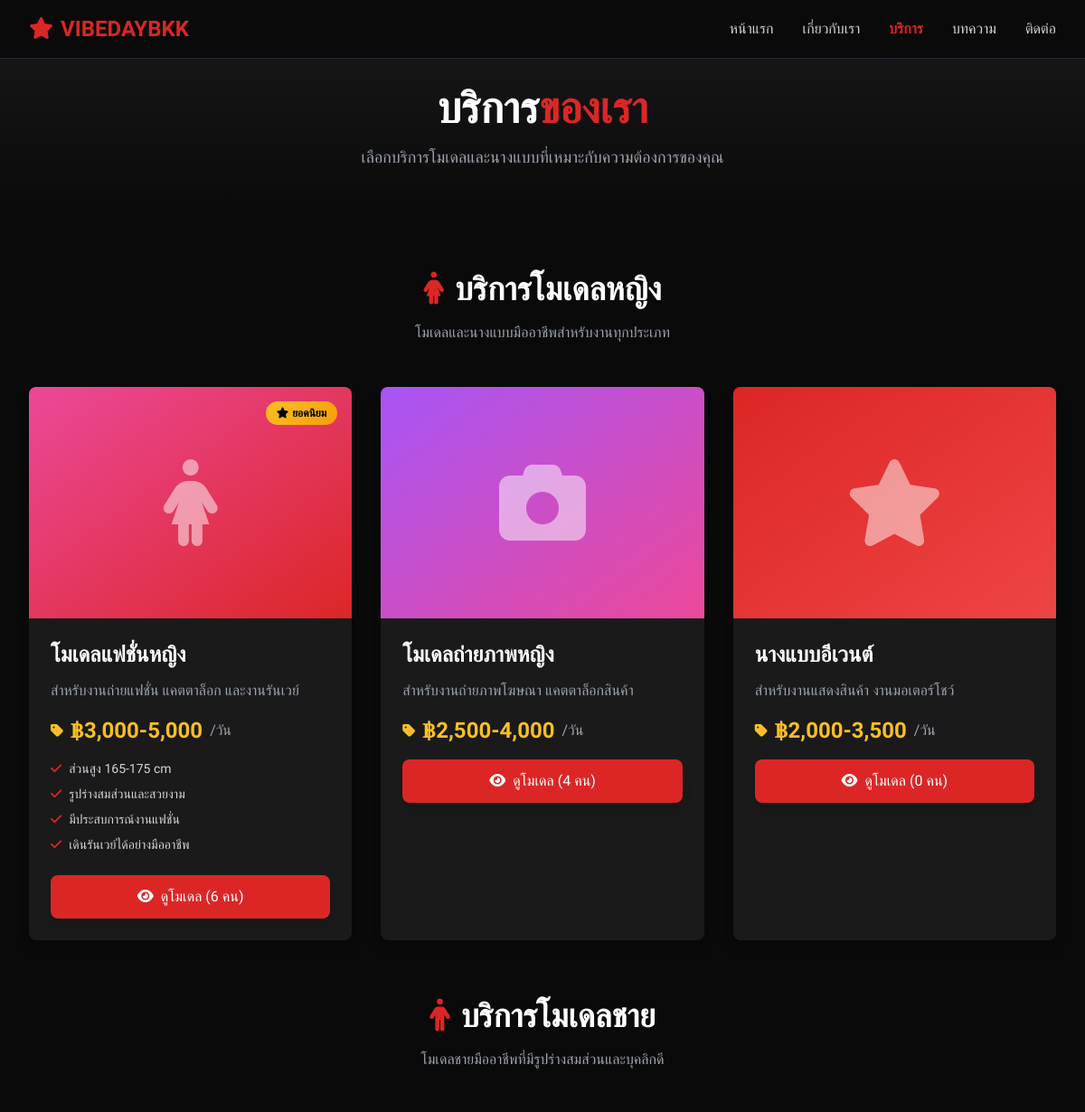
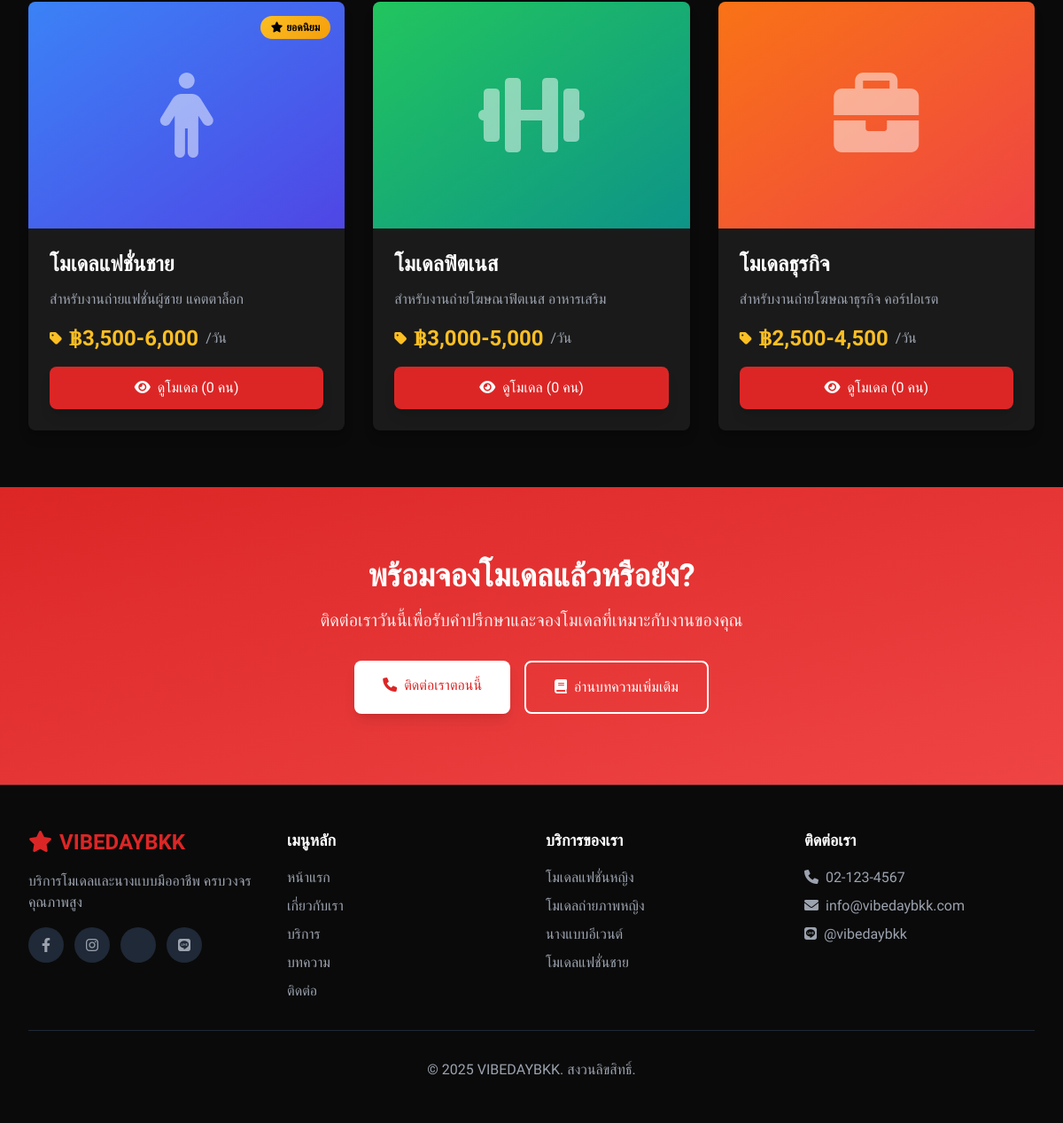
/services.php, run on the app's committed database (2 pictures, top to bottom).
### tables this page shows
CREATE TABLE IF NOT EXISTS categories (
    id INT AUTO_INCREMENT PRIMARY KEY,
    code VARCHAR(50) NOT NULL UNIQUE,
    name VARCHAR(100) NOT NULL,
    name_en VARCHAR(100),
    description TEXT,
    icon VARCHAR(50),
    color VARCHAR(50),
    gender ENUM('female', 'male', 'all') DEFAULT 'all',
    price_min DECIMAL(10,2),
    price_max DECIMAL(10,2),
    sort_order INT DEFAULT 0,
    status ENUM('active', 'inactive') DEFAULT 'active',
    created_at TIMESTAMP DEFAULT CURRENT_TIMESTAMP,
    updated_at TIMESTAMP DEFAULT CURRENT_TIMESTAMP ON UPDATE CURRENT_TIMESTAMP
);

CREATE TABLE IF NOT EXISTS model_requirements (
    id INT AUTO_INCREMENT PRIMARY KEY,
    category_id INT NOT NULL,
    requirement TEXT NOT NULL,
    sort_order INT DEFAULT 0,
    created_at TIMESTAMP DEFAULT CURRENT_TIMESTAMP,
    FOREIGN KEY (category_id) REFERENCES categories(id) ON DELETE CASCADE
);

### services.php (the view, shortened to what this page needs)
<?php
require_once 'includes/config.php';
$settings = [];
$result = db_get_rows($conn, "SELECT * FROM settings");
foreach ($result as $row) {
    $settings[$row['setting_key']] = $row['setting_value'];
}
$categories = db_get_rows($conn, "
    SELECT c.*,
    (SELECT COUNT(*) FROM models WHERE category_id = c.id AND status = 'available') as available_count
    FROM categories c
    WHERE c.status = 'active'
    ORDER BY c.sort_order ASC
");
$female_categories = array_filter($categories, fn($c) => $c['gender'] == 'female');
$male_categories = array_filter($categories, fn($c) => $c['gender'] == 'male');
?>
<!DOCTYPE html>
<html lang="th">
<head>
    <link href="https://cdnjs.cloudflare.com/ajax/libs/font-awesome/6.0.0/css/all.min.css" rel="stylesheet">
    <script src="https://cdn.tailwindcss.com"></script>
</head>
<body class="bg-dark text-white font-kanit">
    <nav class="fixed top-0 w-full bg-dark/95 backdrop-blur-sm z-50 border-b border-gray-800">
        <div class="max-w-7xl mx-auto px-4 sm:px-6 lg:px-8">
            <div class="flex justify-between items-center h-16">
                <div class="flex items-center">
                    <a href="index.php" class="text-2xl font-bold text-red-primary">
                        <?php echo get_logo($settings); ?>
                    </a>
                </div>
                <div class="hidden md:block">
                    <div class="ml-10 flex items-baseline space-x-8">
                        <a href="index.php" class="nav-link text-gray-300 hover:text-red-primary transition-colors duration-300">หน้าแรก</a>
                        <a href="index.php#about" class="nav-link text-gray-300 hover:text-red-primary transition-colors duration-300">เกี่ยวกับเรา</a>
                        <a href="services.php" class="nav-link active text-white hover:text-red-primary transition-colors duration-300">บริการ</a>
                        <a href="articles.php" class="nav-link text-gray-300 hover:text-red-primary transition-colors duration-300">บทความ</a>
                        <a href="index.php#contact" class="nav-link text-gray-300 hover:text-red-primary transition-colors duration-300">ติดต่อ</a>
                    </div>
                </div>
            </div>
        </div>
    </nav>
    <section class="pt-24 pb-12 bg-gradient-to-b from-dark-light to-dark">
        <div class="max-w-7xl mx-auto px-4 sm:px-6 lg:px-8">
            <div class="text-center">
                <h1 class="text-4xl md:text-5xl font-bold mb-4">บริการ<span class="text-red-primary">ของเรา</span></h1>
                <p class="text-gray-400 text-lg">เลือกบริการโมเดลและนางแบบที่เหมาะกับความต้องการของคุณ</p>
            </div>
        </div>
    </section>
    <section class="py-16 bg-dark">
        <div class="max-w-7xl mx-auto px-4 sm:px-6 lg:px-8">
            <?php if (!empty($female_categories)): ?>
            <div class="mb-16">
                <div class="text-center mb-12">
                    <h2 class="text-3xl md:text-4xl font-bold mb-4">
                        <i class="fas fa-female text-red-primary mr-3"></i>บริการโมเดลหญิง
                    </h2>
                    <p class="text-gray-400">โมเดลและนางแบบมืออาชีพสำหรับงานทุกประเภท</p>
                </div>
                <div class="grid grid-cols-1 md:grid-cols-2 lg:grid-cols-3 gap-8">
                    <?php foreach ($female_categories as $cat): ?>
                    <div class="service-category-card bg-dark-light rounded-lg overflow-hidden shadow-lg relative">
                        <?php if ($cat['sort_order'] <= 1): ?>
                        <span class="badge-popular"><i class="fas fa-star mr-1"></i>ยอดนิยม</span>
                        <?php endif; ?>
                        <div class="service-image">
                            <div class="h-64 bg-gradient-to-br <?php echo $cat['color']; ?> flex items-center justify-center">
                                <i class="fas <?php echo $cat['icon']; ?> text-8xl text-white opacity-50"></i>
                            </div>
                        </div>
                        <div class="p-6">
                            <h3 class="text-2xl font-semibold mb-3"><?php echo $cat['name']; ?></h3>
                            <p class="text-gray-400 mb-4"><?php echo $cat['description']; ?></p>
                            <div class="flex items-center mb-4 text-accent">
                                <i class="fas fa-tag mr-2"></i>
                                <span class="text-2xl font-bold">฿<?php echo number_format($cat['price_min']); ?>-<?php echo number_format($cat['price_max']); ?></span>
                                <span class="text-gray-400 ml-2">/วัน</span>
                            </div>
                            <?php
                            $requirements = db_get_rows($conn, "SELECT * FROM model_requirements WHERE category_id = {$cat['id']} ORDER BY sort_order LIMIT 4");
                            if (!empty($requirements)):
                            ?>
                            <ul class="space-y-2 mb-6 text-sm text-gray-300">
                                <?php foreach ($requirements as $req): ?>
                                <li><i class="fas fa-check text-red-primary mr-2"></i><?php echo $req['requirement']; ?></li>
                                <?php endforeach; ?>
                            </ul>
                            <?php endif; ?>
                            <a href="services-detail.php?category=<?php echo $cat['code']; ?>" class="block w-full bg-red-primary hover:bg-red-light text-center py-3 rounded-lg font-medium transition-all duration-300 shadow-lg hover:shadow-xl">
                                <i class="fas fa-eye mr-2"></i>ดูโมเดล (<?php echo $cat['available_count']; ?> คน)
                            </a>
                        </div>
                    </div>
                    <?php endforeach; ?>
                </div>
            </div>
            <?php endif; ?>
            <?php if (!empty($male_categories)): ?>
            <div>
                <div class="text-center mb-12">
                    <h2 class="text-3xl md:text-4xl font-bold mb-4">
                        <i class="fas fa-male text-red-primary mr-3"></i>บริการโมเดลชาย
                    </h2>
                    <p class="text-gray-400">โมเดลชายมืออาชีพที่มีรูปร่างสมส่วนและบุคลิกดี</p>
                </div>
                <div class="grid grid-cols-1 md:grid-cols-2 lg:grid-cols-3 gap-8">
                    <?php foreach ($male_categories as $cat): ?>
                    <div class="service-category-card bg-dark-light rounded-lg overflow-hidden shadow-lg relative">
                        <?php if ($cat['sort_order'] <= 4): ?>
                        <span class="badge-popular"><i class="fas fa-star mr-1"></i>ยอดนิยม</span>
                        <?php endif; ?>
                        <div class="service-image">
                            <div class="h-64 bg-gradient-to-br <?php echo $cat['color']; ?> flex items-center justify-center">
                                <i class="fas <?php echo $cat['icon']; ?> text-8xl text-white opacity-50"></i>
                            </div>
                        </div>
                        <div class="p-6">
                            <h3 class="text-2xl font-semibold mb-3"><?php echo $cat['name']; ?></h3>
                            <p class="text-gray-400 mb-4"><?php echo $cat['description']; ?></p>
                            <div class="flex items-center mb-4 text-accent">
                                <i class="fas fa-tag mr-2"></i>
                                <span class="text-2xl font-bold">฿<?php echo number_format($cat['price_min']); ?>-<?php echo number_format($cat['price_max']); ?></span>
                                <span class="text-gray-400 ml-2">/วัน</span>
                            </div>
                            <a href="services-detail.php?category=<?php echo $cat['code']; ?>" class="block w-full bg-red-primary hover:bg-red-light text-center py-3 rounded-lg font-medium transition-all duration-300 shadow-lg hover:shadow-xl">
                                <i class="fas fa-eye mr-2"></i>ดูโมเดล (<?php echo $cat['available_count']; ?> คน)
                            </a>
                        </div>
                    </div>
                    <?php endforeach; ?>
                </div>
            </div>
            <?php endif; ?>
        </div>
    </section>
    <section class="py-20 bg-gradient-to-br from-red-primary to-red-light">
        <div class="max-w-4xl mx-auto px-4 sm:px-6 lg:px-8 text-center">
            <h2 class="text-3xl md:text-4xl font-bold mb-4">พร้อมจองโมเดลแล้วหรือยัง?</h2>
            <p class="text-xl mb-8 opacity-90">ติดต่อเราวันนี้เพื่อรับคำปรึกษาและจองโมเดลที่เหมาะกับงานของคุณ</p>
            <div class="flex flex-col sm:flex-row gap-4 justify-center">
                <a href="index.php#contact" class="bg-white text-red-primary hover:bg-gray-100 px-8 py-4 rounded-lg font-medium transition-all duration-300 shadow-lg hover:shadow-xl">
                    <i class="fas fa-phone mr-2"></i>ติดต่อเราตอนนี้
                </a>
                <a href="articles.php" class="bg-transparent border-2 border-white text-white hover:bg-white hover:text-red-primary px-8 py-4 rounded-lg font-medium transition-all duration-300">
                    <i class="fas fa-book mr-2"></i>อ่านบทความเพิ่มเติม
                </a>
            </div>
        </div>
    </section>
    <footer class="bg-dark py-12 border-t border-gray-800">
        <div class="max-w-7xl mx-auto px-4 sm:px-6 lg:px-8">
            <div class="grid grid-cols-1 md:grid-cols-4 gap-8">
                <div>
                    <div class="text-2xl font-bold text-red-primary mb-4"><?php echo get_logo($settings); ?></div>
                    <p class="text-gray-400 mb-4">บริการโมเดลและนางแบบมืออาชีพ ครบวงจร คุณภาพสูง</p>
                    <div class="flex space-x-3">
                        <a href="#" class="bg-gray-800 hover:bg-blue-600 w-10 h-10 rounded-full text-gray-400 hover:text-white transition-all duration-300 flex items-center justify-center hover:scale-110" title="Facebook"><i class="fab fa-facebook-f"></i></a>
                        <a href="#" class="bg-gray-800 hover:bg-pink-500 w-10 h-10 rounded-full text-gray-400 hover:text-white transition-all duration-300 flex items-center justify-center hover:scale-110" title="Instagram"><i class="fab fa-instagram"></i></a>
                        <a href="#" class="bg-gray-800 hover:bg-red-primary w-10 h-10 rounded-full text-gray-400 hover:text-white transition-all duration-300 flex items-center justify-center hover:scale-110" title="X"><i class="fab fa-x-twitter"></i></a>
                        <a href="#" class="bg-gray-800 hover:bg-green-500 w-10 h-10 rounded-full text-gray-400 hover:text-white transition-all duration-300 flex items-center justify-center hover:scale-110" title="Line"><i class="fab fa-line"></i></a>
                    </div>
                </div>
                <div>
                    <h4 class="text-lg font-semibold mb-4">เมนูหลัก</h4>
                    <ul class="space-y-2">
                        <li><a href="index.php" class="text-gray-400 hover:text-red-primary transition-colors duration-300">หน้าแรก</a></li>
                        <li><a href="index.php#about" class="text-gray-400 hover:text-red-primary transition-colors duration-300">เกี่ยวกับเรา</a></li>
                        <li><a href="services.php" class="text-gray-400 hover:text-red-primary transition-colors duration-300">บริการ</a></li>
                        <li><a href="articles.php" class="text-gray-400 hover:text-red-primary transition-colors duration-300">บทความ</a></li>
                        <li><a href="index.php#contact" class="text-gray-400 hover:text-red-primary transition-colors duration-300">ติดต่อ</a></li>
                    </ul>
                </div>
                <div>
                    <h4 class="text-lg font-semibold mb-4">บริการของเรา</h4>
                    <ul class="space-y-2">
                        <?php foreach (array_slice($categories, 0, 4) as $cat): ?>
                        <li><a href="services-detail.php?category=<?php echo $cat['code']; ?>" class="text-gray-400 hover:text-red-primary transition-colors duration-300"><?php echo $cat['name']; ?></a></li>
                        <?php endforeach; ?>
                    </ul>
                </div>
                <div>
                    <h4 class="text-lg font-semibold mb-4">ติดต่อเรา</h4>
                    <ul class="space-y-2 text-gray-400">
                        <li><i class="fas fa-phone mr-2"></i><?php echo $settings['site_phone'] ?? '02-123-4567'; ?></li>
                        <li><i class="fas fa-envelope mr-2"></i><?php echo $settings['site_email'] ?? 'info@vibedaybkk.com'; ?></li>
                        <li><i class="fab fa-line mr-2"></i><?php echo $settings['site_line'] ?? '@vibedaybkk'; ?></li>
                    </ul>
                </div>
            </div>
            <div class="border-t border-gray-800 mt-8 pt-8 text-center text-gray-400">
                <p>&copy; <?php echo date('Y'); ?> VIBEDAYBKK. สงวนลิขสิทธิ์.</p>
            </div>
        </div>
    </footer>
</body>
</html>

### services.php (style rules this page uses)
* { margin: 0; padding: 0; box-sizing: border-box; }
html { scroll-behavior: smooth; }
body { box-sizing: border-box; overflow-x: hidden; }
.service-category-card { transition: transform 0.3s ease, box-shadow 0.3s ease; }
.service-image { overflow: hidden; }
.service-image img, .service-image > div { transition: transform 0.5s ease; }
.badge-popular { position: absolute; top: 1rem; right: 1rem; background: linear-gradient(135deg, #FBBF24, #F59E0B); color: #000; font-weight: 600; padding: 0.25rem 0.75rem; border-radius: 9999px; font-size: 0.75rem; z-index: 10; }
.nav-link.active { color: #DC2626 !important; font-weight: 600; }

### data on the page
categories: sort_order "ยอดนิยม", name "โมเดลแฟชั่นหญิง", description "สำหรับงานถ่ายแฟชั่น แคตตาล็อก และงานรันเวย์", price_min "3,000", price_max "5,000", available_count "6"
model_requirements: requirement "ส่วนสูง 165-175 cm"
model_requirements: requirement "รูปร่างสมส่วนและสวยงาม"
model_requirements: requirement "มีประสบการณ์งานแฟชั่น"
model_requirements: requirement "เดินรันเวย์ได้อย่างมืออาชีพ"
categories: name "โมเดลถ่ายภาพหญิง", description "สำหรับงานถ่ายภาพโฆษณา แคตตาล็อกสินค้า", price_min "2,500", price_max "4,000", available_count "4"
categories: name "นางแบบอีเวนต์", description "สำหรับงานแสดงสินค้า งานมอเตอร์โชว์", price_min "2,000", price_max "3,500", available_count "0"
categories: sort_order "ยอดนิยม", name "โมเดลแฟชั่นชาย", description "สำหรับงานถ่ายแฟชั่นผู้ชาย แคตตาล็อก", price_min "3,500", price_max "6,000", available_count "0"
categories: name "โมเดลฟิตเนส", description "สำหรับงานถ่ายโฆษณาฟิตเนส อาหารเสริม", price_min "3,000", price_max "5,000", available_count "0"
categories: name "โมเดลธุรกิจ", description "สำหรับงานถ่ายโฆษณาธุรกิจ คอร์ปอเรต", price_min "2,500", price_max "4,500", available_count "0"

### other printed values
$logo_text "VIBEDAYBKK VIBEDAYBKK"
$settings['site_phone'] "02-123-4567"
$settings['site_email'] "info@vibedaybkk.com"
$settings['site_line'] "@vibedaybkk"
